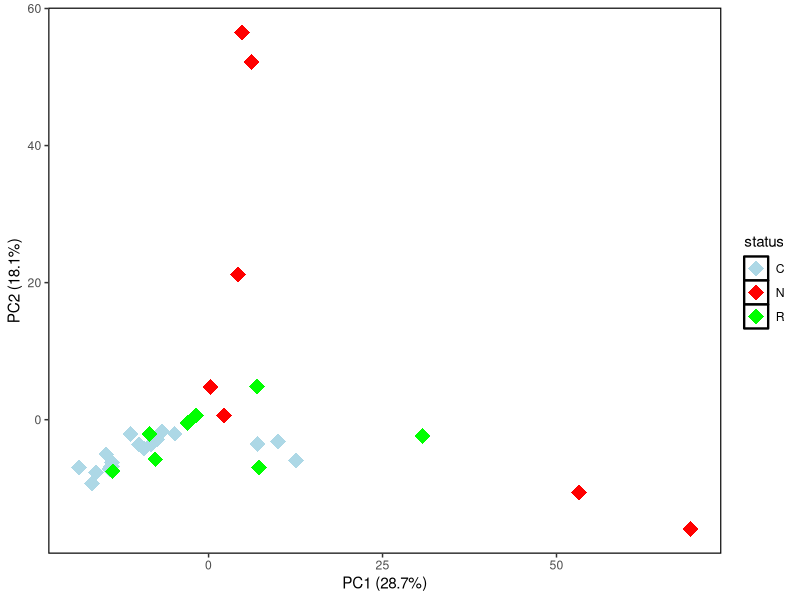

The R source for this figure:
## 13022020 CKR
#Figure 1B
library(vegan)
library(ggsci)
library(tidyr)
library(dplyr)
library(stringr)
library(ggplot2)
library(ggpubr)
library(ggsci)

Canada=read.table("../Data/Suppl1_CA_Final.txt",sep="\t",head=T,row.names=1) #read abundances
Canada=t(Canada)
label = read.table("../Data/TariniLabels_edit.txt",sep="\t",h=T) #read labels
label=filter(label,Country=="CA") %>% filter(str_detect(ID,"E90")|Status=="C") #filter for CA subjects, controls and post-treatment cases 
Canada=select(data.frame(Canada),as.character(label$ID)) #filter for abundances of subject of interest
#calculate distance and PCoA 
dist.mat=vegdist(t(Canada),method="euclidean")
cmds <- cmdscale(dist.mat, k=3, eig=TRUE)
eigen <- cmds$eig / sum(cmds$eig) * 100
data=data.frame(cmds$points,labels=rownames(data.frame(cmds$points)))
#annotate points on PCoA plot
C=as.character(filter(label,Status=="C")$ID)
R=as.character(filter(label,Status=="R")$ID)
N=as.character(filter(label,Status=="NR")$ID)
dat.merged=mutate(data,status=ifelse(labels%in%C,"C",ifelse(labels%in%N,"N","R")))

#plot 
ggplot(dat.merged%>%arrange(status), aes(x=-X1, y=X2,col=status), lwd=2) +
    geom_point(size=5,shape=18)+
    labs(x=paste0('PC1 (',round(eigen[1], 1),'%)'),
    y=paste0('PC2 (',round(eigen[2], 1),'%)')) +
    scale_color_manual(values=c("lightblue","red","green"))+
    theme_classic()+border()